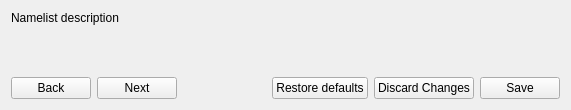
<?xml version="1.0" encoding="UTF-8"?>
<ui version="4.0">
 <class>ProfileTab</class>
 <widget class="QWidget" name="ProfileTab">
  <property name="geometry">
   <rect>
    <x>0</x>
    <y>0</y>
    <width>571</width>
    <height>110</height>
   </rect>
  </property>
  <property name="autoFillBackground">
   <bool>true</bool>
  </property>
  <layout class="QVBoxLayout" name="rootLayout">
   <item>
    <widget class="QLabel" name="descriptionLabel">
     <property name="text">
      <string>Namelist description</string>
     </property>
     <property name="wordWrap">
      <bool>true</bool>
     </property>
    </widget>
   </item>
   <item>
    <widget class="QStackedWidget" name="namelistStack"/>
   </item>
   <item>
    <layout class="QHBoxLayout" name="actionsLayout_namelist">
     <item>
      <widget class="QPushButton" name="backButton_namelist">
       <property name="text">
        <string>Back</string>
       </property>
      </widget>
     </item>
     <item>
      <widget class="QPushButton" name="nextButton_namelist">
       <property name="text">
        <string>Next</string>
       </property>
      </widget>
     </item>
     <item>
      <spacer name="actionsSpacer_namelist">
       <property name="orientation">
        <enum>Qt::Horizontal</enum>
       </property>
       <property name="sizeHint" stdset="0">
        <size>
         <width>40</width>
         <height>20</height>
        </size>
       </property>
      </spacer>
     </item>
     <item>
      <widget class="QPushButton" name="restoreButton_namelist">
       <property name="text">
        <string>Restore defaults</string>
       </property>
      </widget>
     </item>
     <item>
      <widget class="QPushButton" name="cancelButton_namelist">
       <property name="text">
        <string>Discard Changes</string>
       </property>
      </widget>
     </item>
     <item>
      <widget class="QPushButton" name="saveButton_namelist">
       <property name="text">
        <string>Save</string>
       </property>
      </widget>
     </item>
    </layout>
   </item>
  </layout>
 </widget>
 <resources/>
 <connections/>
</ui>
